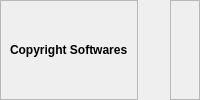
        <widget class="QWidget" name="footerContainer" native="true">
         <layout class="QHBoxLayout" name="horizontalLayout_11">
          <property name="spacing">
           <number>0</number>
          </property>
          <property name="leftMargin">
           <number>0</number>
          </property>
          <property name="topMargin">
           <number>0</number>
          </property>
          <property name="rightMargin">
           <number>0</number>
          </property>
          <property name="bottomMargin">
           <number>0</number>
          </property>
          <item alignment="Qt::AlignLeft">
           <widget class="QFrame" name="frame_10">
            <property name="frameShape">
             <enum>QFrame::StyledPanel</enum>
            </property>
            <property name="frameShadow">
             <enum>QFrame::Raised</enum>
            </property>
            <layout class="QHBoxLayout" name="horizontalLayout_12">
             <item>
              <widget class="QLabel" name="label_15">
               <property name="font">
                <font>
                 <weight>75</weight>
                 <bold>true</bold>
                </font>
               </property>
               <property name="text">
                <string>Copyright Softwares</string>
               </property>
              </widget>
             </item>
            </layout>
           </widget>
          </item>
          <item>
           <widget class="QFrame" name="sizeGrip">
            <property name="minimumSize">
             <size>
              <width>20</width>
              <height>0</height>
             </size>
            </property>
            <property name="maximumSize">
             <size>
              <width>30</width>
              <height>16777215</height>
             </size>
            </property>
            <property name="frameShape">
             <enum>QFrame::StyledPanel</enum>
            </property>
            <property name="frameShadow">
             <enum>QFrame::Raised</enum>
            </property>
           </widget>
          </item>
         </layout>
        </widget>
